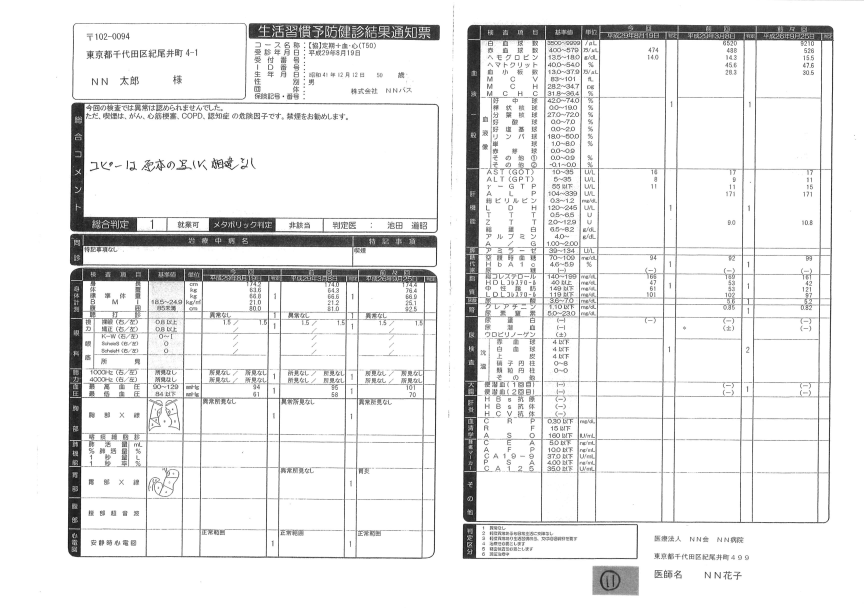
#> input picture visualize_bbox/test/a.jpg, 3455 x 2442 px, given in place of test.png, which was not available (shown at 1/4 size)
$ python detect_lines.py   (older library calls are emulated)
#> lines starting #> are read from the running program, lines starting #| are printed output that depends on the picture; after the words box and inside, x2 and y2 are one past the last pixel; in counts of white or black regions, pixels touching at a corner belong together; pictures that were not available may be replaced by others from this repository, and a replacement may not be noted
#> further down, input_img is the input picture: shape (2442, 3455, 3); min 0, max 255, mean 234.5
import numpy as np
import sys
import cv2
import os

COLOR_TEXT = (0, 0, 255)
THICK_BOX = 2
INPUT_PATH = r'/home/hhn21/Documents/visualize_bbox/test'
OUT_PATH = r'/home/hhn21/Documents/visualize_bbox/result'

class ExtractCells(object):
    def __init__(self, image, list_xywh_direction, out_dir_debug=None, out_fn_debug=None):
        if len(image.shape) != 2:
            gray_image = cv2.cvtColor(image, cv2.COLOR_BGR2GRAY)
        else:
            gray_image = image
        image_h, image_w = gray_image.shape
#> image_h = 2442; image_w = 3455

        # blur to remove noises and make binary imag
        blur_image = cv2.bilateralFilter(gray_image, 9, 15, 15)
        not_image = cv2.bitwise_not(blur_image)
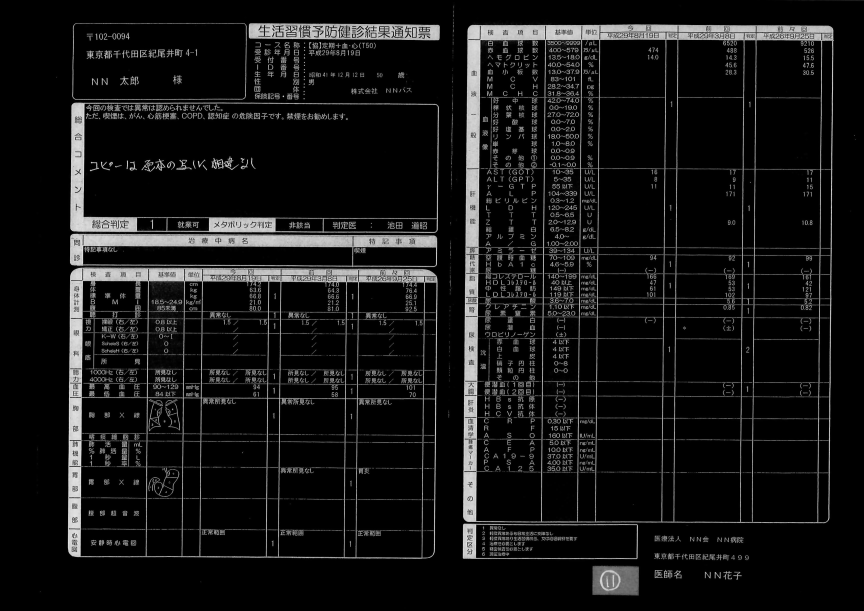
#> not_image: shape (2442, 3455) (shown at 1/4 size); min 0, max 254, mean 20.4
        binary_image = cv2.adaptiveThreshold(not_image, 255, cv2.ADAPTIVE_THRESH_MEAN_C, cv2.THRESH_BINARY, 13, -7)
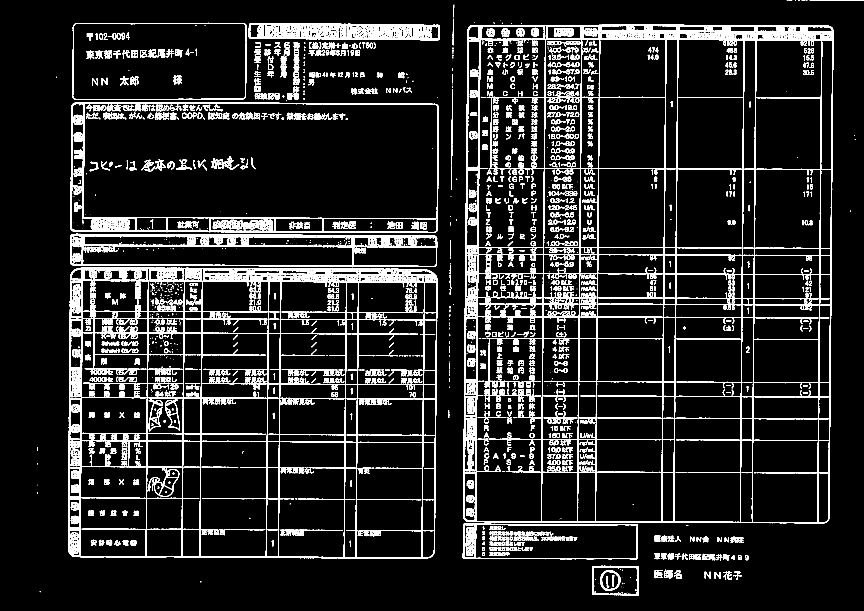
#> binary_image: shape (2442, 3455) (shown at 1/4 size); 8.8% white; 3307 white regions (1010 under 20 px), largest, box (x1, y1, x2, y2) and area: (1853, 98, 3336, 2093) 161639, (272, 1070, 1750, 2236) 105798, (281, 410, 1755, 932) 34971

        self.image_h = image_h
#> self.image_h = 2442
        self.image_w = image_w
#> self.image_w = 3455
        self.input_image = image
        self.gray_image = gray_image
        self.binary_image = binary_image

        list_xywh = [x[0] for x in list_xywh_direction]
        list_direction = [x[-1] for x in list_xywh_direction]
        self.list_xywh = list_xywh
        self.list_direction = list_direction

        self.out_dir_debug = out_dir_debug
        self.out_fn_debug = out_fn_debug

    def get_lines_image(self, horizontal_size=10, vertical_size=10):
        # Create the images that will be used to extract the horizontal and vertical lines
#> called with horizontal_size = 10, vertical_size = 10
        horizontal = np.copy(self.binary_image)
        vertical = np.copy(self.binary_image)

        # Create structure element for extracting horizontal lines through morphology operations
        horizontalStructure = cv2.getStructuringElement(cv2.MORPH_RECT, (horizontal_size, 1))
        # Apply morphology operations
        horizontal = cv2.erode(horizontal, horizontalStructure)
#> horizontal: shape (2442, 3455); 2.9% white; 3699 white regions (2642 under 20 px), largest, box (x1, y1, x2, y2) and area: (1925, 142, 3332, 163) 7578, (1880, 98, 3326, 112) 7523, (289, 918, 1740, 932) 6755
        horizontal = cv2.dilate(horizontal, horizontalStructure)
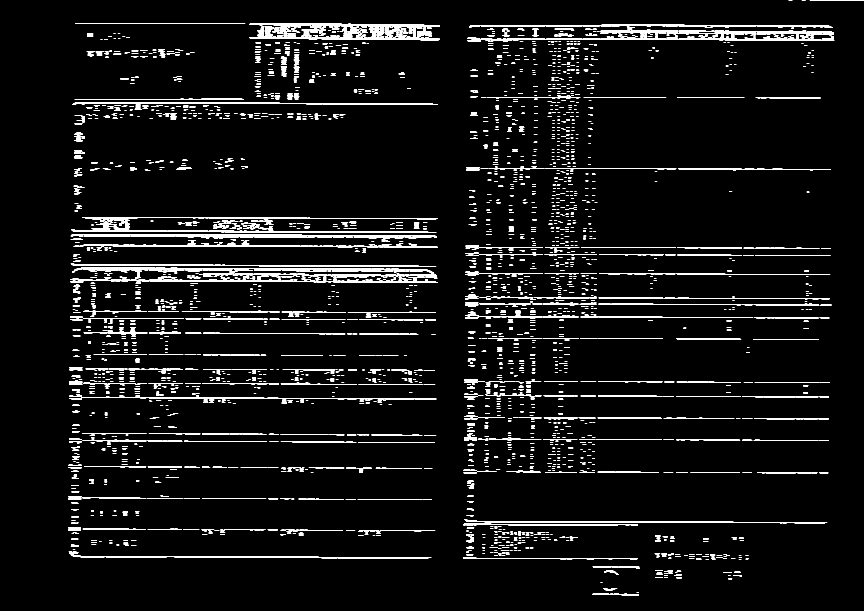
#> horizontal: shape (2442, 3455) (shown at 1/4 size); 4% white; 3561 white regions (970 under 20 px), largest, box (x1, y1, x2, y2) and area: (1921, 142, 3337, 163) 8769, (1876, 98, 3331, 112) 8162, (293, 975, 1750, 990) 7565

        # Create structure element for extracting vertical lines through morphology operations
        verticalStructure = cv2.getStructuringElement(cv2.MORPH_RECT, (1, vertical_size))
        # Apply morphology operations
        vertical = cv2.erode(vertical, verticalStructure)
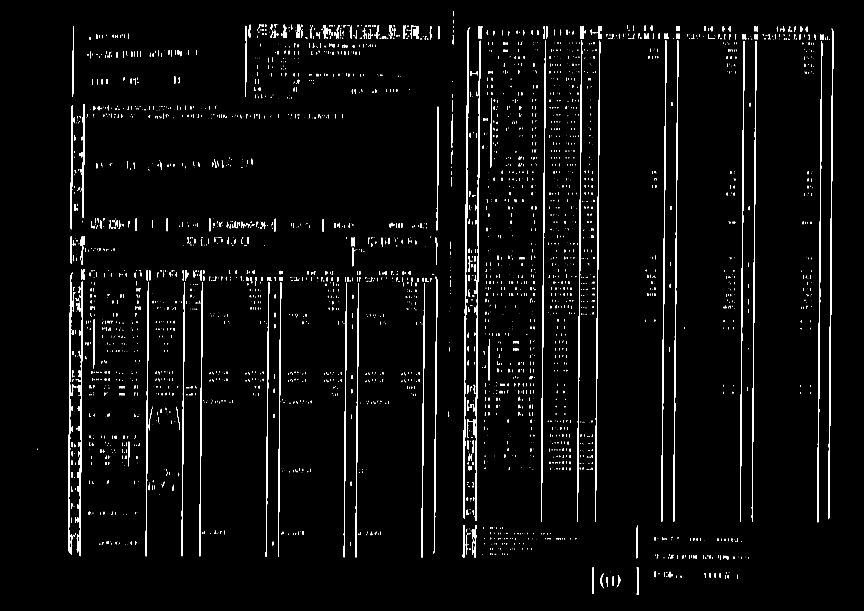
#> vertical: shape (2442, 3455) (shown at 1/4 size); 2.5% white; 3405 white regions (2252 under 20 px), largest, box (x1, y1, x2, y2) and area: (1853, 108, 1881, 2076) 10249, (1899, 163, 1922, 2084) 9110, (3313, 114, 3333, 2077) 7926
        vertical = cv2.dilate(vertical, verticalStructure)
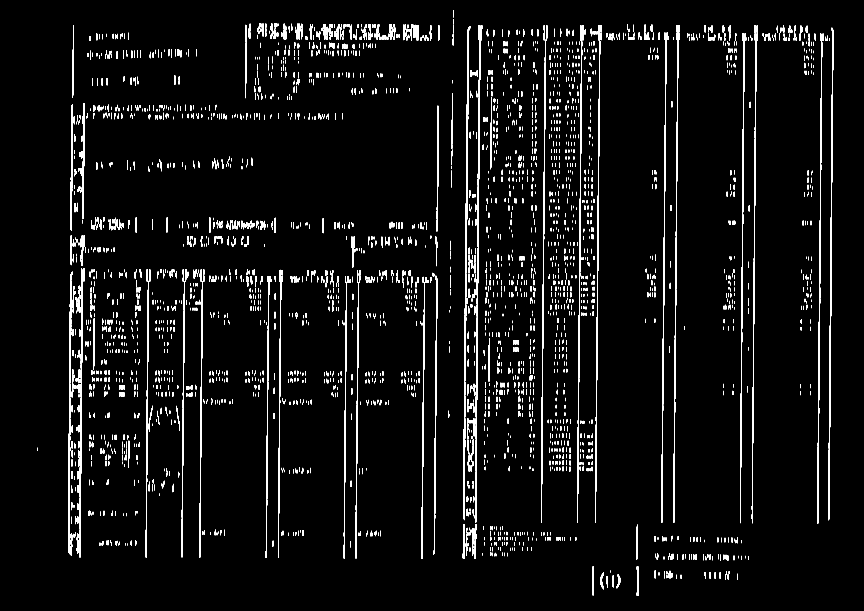
#> vertical: shape (2442, 3455) (shown at 1/4 size); 3.5% white; 3278 white regions (610 under 20 px), largest, box (x1, y1, x2, y2) and area: (1853, 104, 1881, 2081) 10906, (1899, 159, 1922, 2089) 9929, (3313, 110, 3333, 2082) 8196

        # [10 lines of commented-out code are left out]
        horizontal = 255 - horizontal
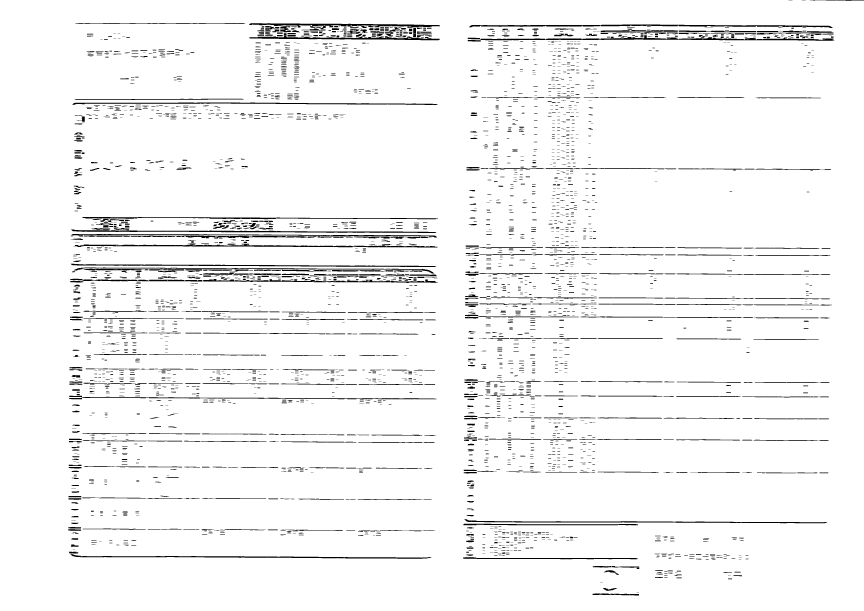
#> horizontal: shape (2442, 3455) (shown at 1/4 size); 96% white; 3561 black regions (970 under 20 px), largest, box (x1, y1, x2, y2) and area: (1921, 142, 3337, 163) 8769, (1876, 98, 3331, 112) 8162, (293, 975, 1750, 990) 7565
        vertical = 255 - vertical
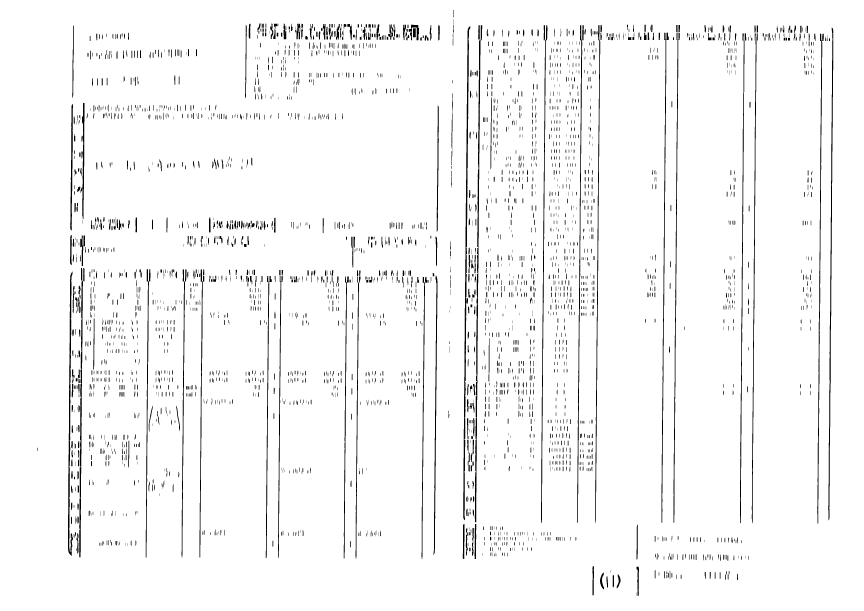
#> vertical: shape (2442, 3455) (shown at 1/4 size); 96.5% white; 3278 black regions (610 under 20 px), largest, box (x1, y1, x2, y2) and area: (1853, 104, 1881, 2081) 10906, (1899, 159, 1922, 2089) 9929, (3313, 110, 3333, 2082) 8196
        # cv2.imwrite(os.path.join(OUT_PATH, "vertical.png"), vertical)
        # cv2.imwrite(os.path.join(OUT_PATH, "horizontal.png"), horizontal)
        return horizontal, vertical

    def extract_line_rect(self, image, remove_line_at_border=True):
        """
        :param image: The image contains horizontal lines or vertical lines.
        :param remove_line_at_border: True: remove the line reach to the border of image. False: Otherwise
        :return: Extract all line in the image
        """
#> called with remove_line_at_border = True
        extract_line_image = image.copy()
        image_shape = image.shape
#> image_shape = (2442, 3455)
        PADDING_SIZE = 5

        # add padding to the image to extract line reach to border image
#> (the run stopped early here; a loop or call above may not have finished)
